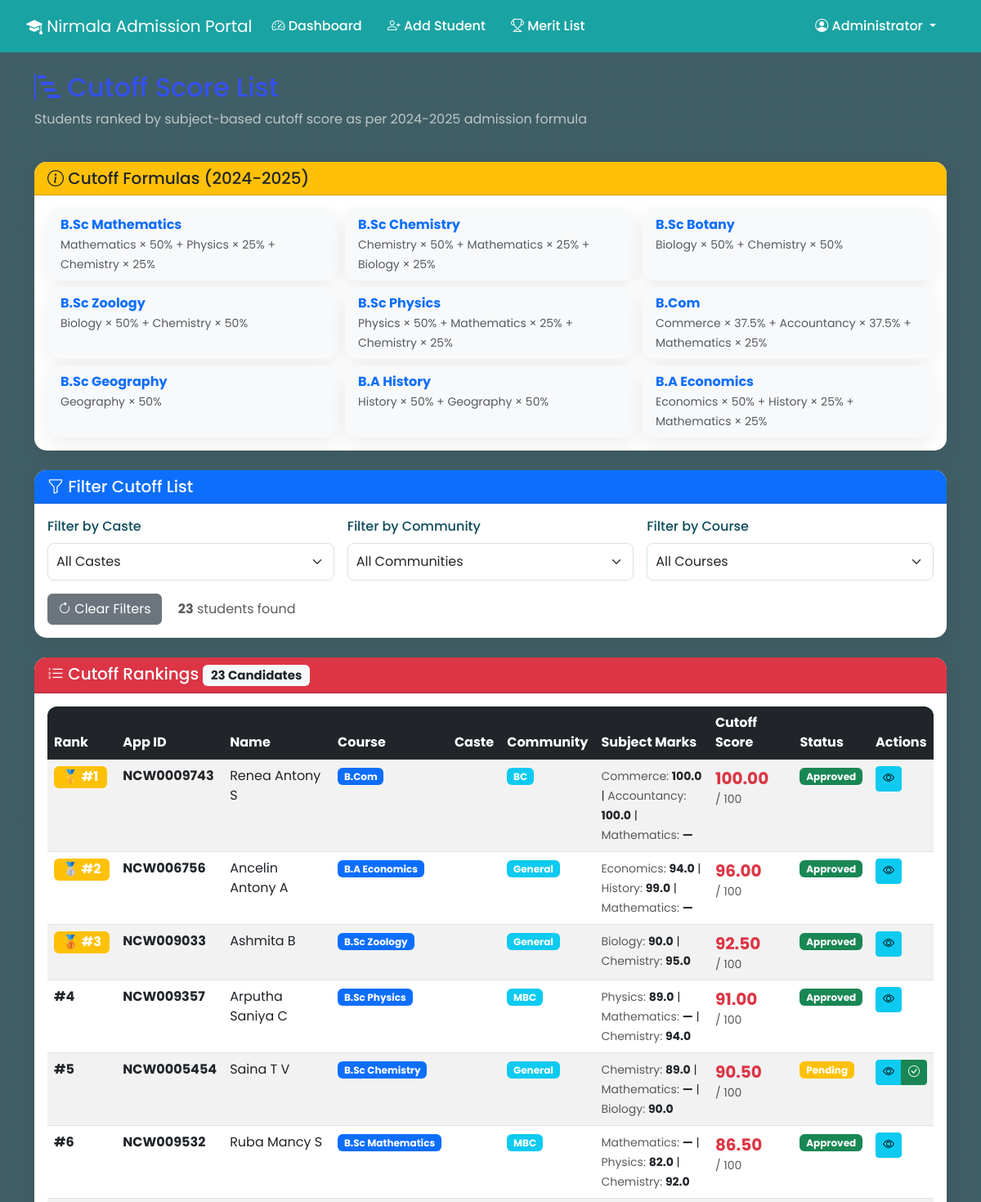
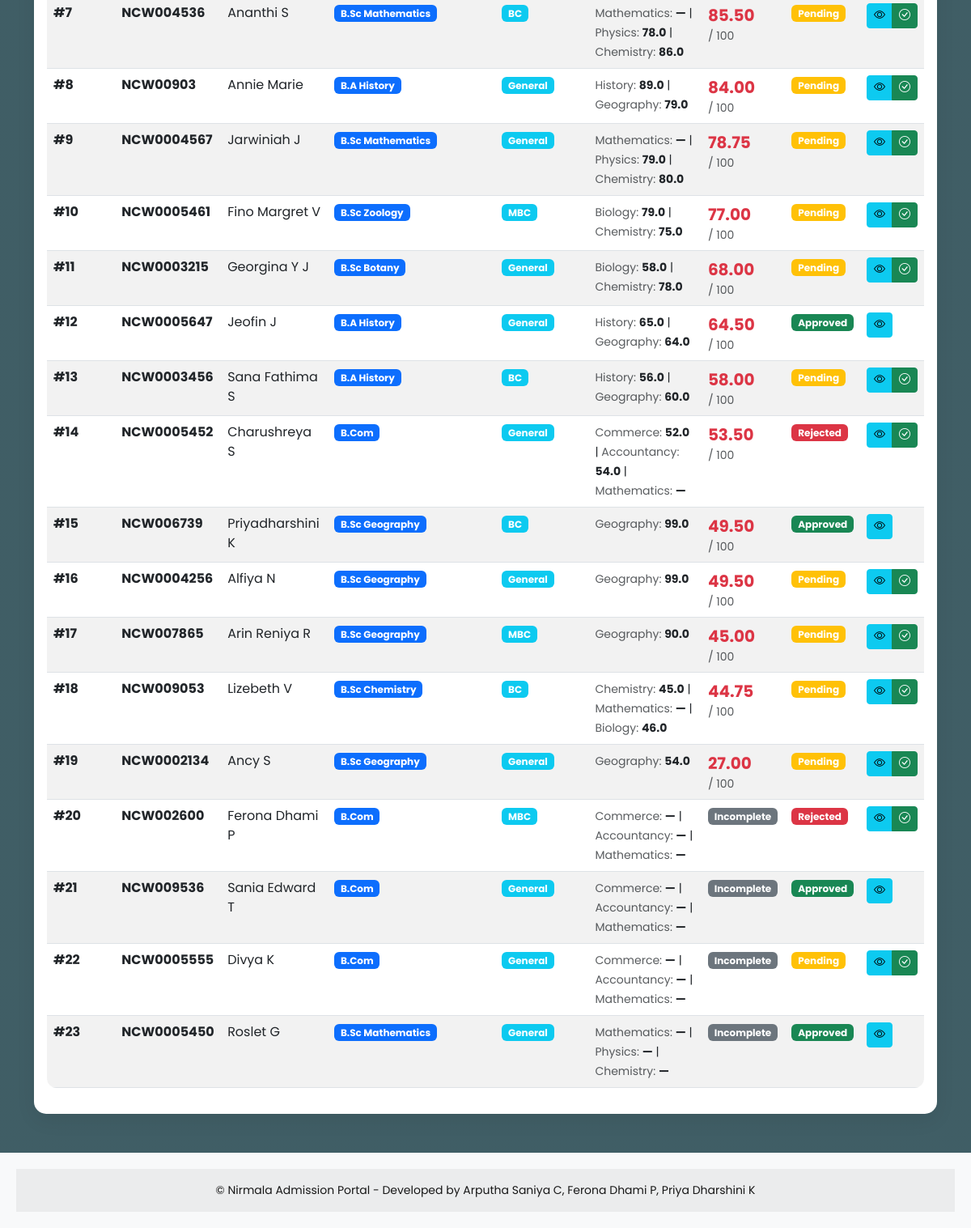
Screenshot of /cutoff_list (signed in) with the database file from the repository (2 pictures, top to bottom).
### app.py (models this page shows, shortened)
class Student(db.Model):
    id             = db.Column(db.Integer, primary_key=True)
    application_id = db.Column(db.String(20), unique=True, nullable=False)
    name           = db.Column(db.String(100), nullable=False)
    email          = db.Column(db.String(100), nullable=False)
    phone          = db.Column(db.String(15),  nullable=False)
    dob            = db.Column(db.String(10),  nullable=False)
    gender         = db.Column(db.String(10),  nullable=False)
    twelfth_marks = db.Column(db.Float, nullable=False)
    maths_marks       = db.Column(db.Float, nullable=True)
    physics_marks     = db.Column(db.Float, nullable=True)
    chemistry_marks   = db.Column(db.Float, nullable=True)
    biology_marks     = db.Column(db.Float, nullable=True)
    commerce_marks    = db.Column(db.Float, nullable=True)
    accountancy_marks = db.Column(db.Float, nullable=True)
    history_marks     = db.Column(db.Float, nullable=True)
    geography_marks   = db.Column(db.Float, nullable=True)
    economics_marks   = db.Column(db.Float, nullable=True)
    religion  = db.Column(db.String(50), nullable=False)
    community = db.Column(db.String(50), nullable=False)
    course = db.Column(db.String(100), nullable=False)
    rc = db.Column(db.String(10))
    merit_score  = db.Column(db.Float, nullable=False)
    cutoff_score = db.Column(db.Float, nullable=True)
    admission_status = db.Column(db.String(20), default='Pending')
    created_at       = db.Column(db.DateTime,   default=db.func.current_timestamp())

### app.py (the view)
@app.route('/cutoff_list')
@login_required
def cutoff_list():
    religion_filter  = request.args.get('religion', '')
    community_filter = request.args.get('community', '')
    course_filter    = request.args.get('course', '')
    rc = request.args.get('rc', '')
    query = Student.query
    if religion_filter:
        query = query.filter_by(religion=religion_filter)
    if community_filter:
        query = query.filter_by(community=community_filter)
    if course_filter:
        query = query.filter_by(course=course_filter)
    if rc:
        query = query.filter(Student.rc == rc)
    students_list = query.order_by(Student.cutoff_score.desc()).all()
    for rank, s in enumerate(students_list, 1):
        s.rank = rank
    religions   = [r[0] for r in db.session.query(Student.religion).distinct().all()]
    communities = [c[0] for c in db.session.query(Student.community).distinct().all()]
    courses     = [c[0] for c in db.session.query(Student.course).distinct().all()]
    return render_template(
        'cutoff_list.html',
        students=students_list,
        religions=religions,
        communities=communities,
        courses=courses,
        cutoff_formulas=CUTOFF_FORMULAS,
        subject_labels=SUBJECT_LABELS,
        current_filters={
            'religion': religion_filter,
            'community': community_filter,
            'course': course_filter,
            "rc": rc
        }
    )

### app.py (called while the page is built)
def login_required(f):
    @wraps(f)
    def decorated_function(*args, **kwargs):
        if 'staff_id' not in session:
            flash('Please login to access this page.', 'warning')
            return redirect(url_for('login'))
        return f(*args, **kwargs)
    return decorated_function

### templates/cutoff_list.html (shortened to what this page needs)
{% extends "base.html" %}
{% block content %}
<div class="container mt-4 mb-5">
    <div class="row mb-4">
        <div class="col">
            <h2><i class="bi bi-bar-chart-steps"></i> Cutoff Score List</h2>
            <p class="text-muted">Students ranked by subject-based cutoff score as per 2024-2025 admission formula</p>
        </div>
    </div>
    <div class="card mb-4 border-warning">
        <div class="card-header bg-warning text-dark">
            <h5 class="mb-0"><i class="bi bi-info-circle"></i> Cutoff Formulas (2024-2025)</h5>
        </div>
        <div class="card-body">
            <div class="row g-2">
                {% for course, formula in cutoff_formulas.items() %}
                <div class="col-md-4">
                    <div class="card h-100 border-0 bg-light">
                        <div class="card-body py-2 px-3">
                            <strong class="text-primary">{{ course }}</strong><br>
                            <small class="text-muted">
                                {% for subject, weight in formula.items() %}
                                    {{ subject_labels.get(subject, subject) }} × {{ weight }}%{% if not loop.last %} + {% endif %}
                                {% endfor %}
                            </small>
                        </div>
                    </div>
                </div>
                {% endfor %}
            </div>
        </div>
    </div>
    <div class="card mb-4">
        <div class="card-header bg-primary text-white">
            <h5 class="mb-0"><i class="bi bi-funnel"></i> Filter Cutoff List</h5>
        </div>
        <div class="card-body">
            <form method="GET" action="{{ url_for('cutoff_list') }}">
                <div class="row g-3">
                    <div class="col-md-4">
                        <label class="form-label">Filter by Caste</label>
                        <select class="form-select" name="caste" onchange="this.form.submit()">
                            <option value="">All Castes</option>
                        </select>
                    </div>
                    <div class="col-md-4">
                        <label class="form-label">Filter by Community</label>
                        <select class="form-select" name="community" onchange="this.form.submit()">
                            <option value="">All Communities</option>
                        </select>
                    </div>
                    <div class="col-md-4">
                        <label class="form-label">Filter by Course</label>
                        <select class="form-select" name="course" onchange="this.form.submit()">
                            <option value="">All Courses</option>
                        </select>
                    </div>
                </div>
                <div class="mt-3">
                    <a href="{{ url_for('cutoff_list') }}" class="btn btn-secondary">
                        <i class="bi bi-arrow-clockwise"></i> Clear Filters
                    </a>
                    <span class="ms-3 text-muted"><strong>{{ students|length }}</strong> students found</span>
                </div>
            </form>
        </div>
    </div>
    <div class="card">
        <div class="card-header bg-danger text-white">
            <h5 class="mb-0">
                <i class="bi bi-list-ol"></i> Cutoff Rankings
                <span class="badge bg-light text-dark">{{ students|length }} Candidates</span>
            </h5>
        </div>
        <div class="card-body">
            {% if students %}
            <div class="table-responsive">
                <table class="table table-striped table-hover">
                    <thead class="table-dark">
                        <tr>
                            <th>Rank</th>
                            <th>App ID</th>
                            <th>Name</th>
                            <th>Course</th>
                            <th>Caste</th>
                            <th>Community</th>
                            <th>Subject Marks</th>
                            <th>Cutoff Score</th>
                            <th>Status</th>
                            <th>Actions</th>
                        </tr>
                    </thead>
                    <tbody>
                        {% for student in students %}
                        {% set formula = cutoff_formulas.get(student.course, {}) %}
                        <tr>
                            <td>
                                {% if student.rank <= 3 %}
                                    <span class="badge bg-warning fs-6">
                                        {% if student.rank == 1 %}🥇{% elif student.rank == 2 %}🥈{% else %}🥉{% endif %}
                                        #{{ student.rank }}
                                    </span>
                                {% else %}
                                    <strong>#{{ student.rank }}</strong>
                                {% endif %}
                            </td>
                            <td><strong>{{ student.application_id }}</strong></td>
                            <td>{{ student.name }}</td>
                            <td><span class="badge bg-primary">{{ student.course }}</span></td>
                            <td></td>
                            <td><span class="badge bg-info">{{ student.community }}</span></td>
                            <td>
                                {% if formula %}
                                <small>
                                    {% for subject, weight in formula.items() %}
                                        <span class="text-muted">{{ subject_labels.get(subject, subject) }}:</span>
                                        <strong>{{ subject_map.get(subject) or '—' }}</strong>
                                        {% if not loop.last %} | {% endif %}
                                    {% endfor %}
                                </small>
                                {% else %}
                                <span class="text-muted">—</span>
                                {% endif %}
                            </td>
                            <td>
                                {% if student.cutoff_score is not none %}
                                    <strong class="text-danger fs-5">{{ "%.2f"|format(student.cutoff_score) }}</strong>
                                    <small class="text-muted d-block">/ 100</small>
                                {% else %}
                                    <span class="badge bg-secondary">Incomplete</span>
                                {% endif %}
                            </td>
                            <td>
                                {% if student.admission_status == 'Approved' %}
                                    <span class="badge bg-success">Approved</span>
                                {% elif student.admission_status == 'Rejected' %}
                                    <span class="badge bg-danger">Rejected</span>
                                {% else %}
                                    <span class="badge bg-warning">Pending</span>
                                {% endif %}
                            </td>
                            <td>
                                <div class="btn-group btn-group-sm">
                                    <a href="{{ url_for('view_student', id=student.id) }}" class="btn btn-info" title="View">
                                        <i class="bi bi-eye"></i>
                                    </a>
                                    {% if student.admission_status != 'Approved' %}
                                    <a href="{{ url_for('update_admission_status', id=student.id, status='Approved') }}" class="btn btn-success" title="Approve">
                                        <i class="bi bi-check-circle"></i>
                                    </a>
                                    {% endif %}
                                </div>
                            </td>
                        </tr>
                        {% endfor %}
                    </tbody>
                </table>
            </div>
            {% endif %}
        </div>
    </div>
</div>
{% endblock %}

### static/css/style.css (style rules this page uses)
body { font-family: 'Poppins', sans-serif; background: linear-gradient(rgba(0,40,50,0.75), rgba(0,40,50,0.75)), url("https://i.ytimg.com/vi/rQDa7xuBbp0/maxresdefault.jpg"); background-size: cover; background-position: center; background-attachment: fixed; background-repeat: no-repeat; }
.container h2, .container h3, .container h4, .container h5:not(.card h5):not(.card-header h5):not(.modal h5), .container > .row > .col > h2, .container > .row > .col > p { color: rgb(52, 81, 241) !important; }
.container > .row > .col > p.text-muted { color: rgba(255, 255, 255, 0.65) !important; }
.card { border: none; border-radius: 15px; box-shadow: 0 8px 25px rgba(0,0,0,0.07); transition: 0.3s; }
.card-header { background: #e8f6f6; border-radius: 15px 15px 0 0 !important; font-weight: 600; color: #0c4b5a; font-size: 18px; }
.card h3, .card h4, .card h5, .card h6, .card p, .card label, .card span { color: inh }
.form-label { font-weight: 500; color: #0c4b5a; }
.form-control, .form-select { border-radius: 8px; padding: 10px; border: 1px solid #d7e2e9; }
.table { background: white; border-radius: 12px; overflow: hidden; }
.table thead { background: #1aa3a3; color: white; }
.card { animation: fadeIn 0.5s ease; }

### rows the page displays
Student: rank "1", application_id "NCW0009743", name "Renea Antony S", course "B.Com", community "BC", get "Commerce" "Accountancy" "Mathematics", commerce_marks "100.0" "100.0" "—", cutoff_score "100.00", admission_status "Approved"
Student: rank "2", application_id "NCW006756", name "Ancelin Antony A", course "B.A Economics", community "General", get "Economics" "History" "Mathematics", economics_marks "94.0" "99.0" "—", cutoff_score "96.00", admission_status "Approved"
Student: rank "3", application_id "NCW009033", name "Ashmita B", course "B.Sc Zoology", community "General", get "Biology" "Chemistry", biology_marks "90.0" "95.0", cutoff_score "92.50", admission_status "Approved"
Student: rank "4", application_id "NCW009357", name "Arputha Saniya C", course "B.Sc Physics", community "MBC", get "Physics" "Mathematics" "Chemistry", physics_marks "89.0" "—" "94.0", cutoff_score "91.00", admission_status "Approved"
Student: rank "5", application_id "NCW0005454", name "Saina T V", course "B.Sc Chemistry", community "General", get "Chemistry" "Mathematics" "Biology", chemistry_marks "89.0" "—" "90.0", cutoff_score "90.50", admission_status "Pending"
Student: rank "6", application_id "NCW009532", name "Ruba Mancy S", course "B.Sc Mathematics", community "MBC", get "Mathematics" "Physics" "Chemistry", subject_map "—" "82.0" "92.0", cutoff_score "86.50", admission_status "Approved"
Student: rank "7", application_id "NCW004536", name "Ananthi S", course "B.Sc Mathematics", community "BC", get "Mathematics" "Physics" "Chemistry", subject_map "—" "78.0" "86.0", cutoff_score "85.50", admission_status "Pending"
Student: rank "8", application_id "NCW00903", name "Annie Marie", course "B.A History", community "General", get "History" "Geography", history_marks "89.0" "79.0", cutoff_score "84.00", admission_status "Pending"
Student: rank "9", application_id "NCW0004567", name "Jarwiniah J", course "B.Sc Mathematics", community "General", get "Mathematics" "Physics" "Chemistry", subject_map "—" "79.0" "80.0", cutoff_score "78.75", admission_status "Pending"
Student: rank "10", application_id "NCW0005461", name "Fino Margret V", course "B.Sc Zoology", community "MBC", get "Biology" "Chemistry", biology_marks "79.0" "75.0", cutoff_score "77.00", admission_status "Pending"
Student: rank "11", application_id "NCW0003215", name "Georgina Y J", course "B.Sc Botany", community "General", get "Biology" "Chemistry", biology_marks "58.0" "78.0", cutoff_score "68.00", admission_status "Pending"
Student: rank "12", application_id "NCW0005647", name "Jeofin J", course "B.A History", community "General", get "History" "Geography", history_marks "65.0" "64.0", cutoff_score "64.50", admission_status "Approved"
Student: rank "13", application_id "NCW0003456", name "Sana Fathima S", course "B.A History", community "BC", get "History" "Geography", history_marks "56.0" "60.0", cutoff_score "58.00", admission_status "Pending"
Student: rank "14", application_id "NCW0005452", name "Charushreya S", course "B.Com", community "General", get "Commerce" "Accountancy" "Mathematics", commerce_marks "52.0" "54.0" "—", cutoff_score "53.50", admission_status "Rejected"
Student: rank "15", application_id "NCW006739", name "Priyadharshini K", course "B.Sc Geography", community "BC", get "Geography", geography_marks "99.0", cutoff_score "49.50", admission_status "Approved"
Student: rank "16", application_id "NCW0004256", name "Alfiya N", course "B.Sc Geography", community "General", get "Geography", geography_marks "99.0", cutoff_score "49.50", admission_status "Pending"
Student: rank "17", application_id "NCW007865", name "Arin Reniya R", course "B.Sc Geography", community "MBC", get "Geography", geography_marks "90.0", cutoff_score "45.00", admission_status "Pending"
Student: rank "18", application_id "NCW009053", name "Lizebeth V", course "B.Sc Chemistry", community "BC", get "Chemistry" "Mathematics" "Biology", chemistry_marks "45.0" "—" "46.0", cutoff_score "44.75", admission_status "Pending"
Student: rank "19", application_id "NCW0002134", name "Ancy S", course "B.Sc Geography", community "General", get "Geography", geography_marks "54.0", cutoff_score "27.00", admission_status "Pending"
Student: rank "20", application_id "NCW002600", name "Ferona Dhami P", course "B.Com", community "MBC", get "Commerce" "Accountancy" "Mathematics", subject_map "—" "—" "—", shows "Incomplete", admission_status "Rejected"
Student: rank "21", application_id "NCW009536", name "Sania Edward T", course "B.Com", community "General", get "Commerce" "Accountancy" "Mathematics", subject_map "—" "—" "—", shows "Incomplete", admission_status "Approved"
Student: rank "22", application_id "NCW0005555", name "Divya K", course "B.Com", community "General", get "Commerce" "Accountancy" "Mathematics", subject_map "—" "—" "—", shows "Incomplete", admission_status "Pending"
Student: rank "23", application_id "NCW0005450", name "Roslet G", course "B.Sc Mathematics", community "General", get "Mathematics" "Physics" "Chemistry", subject_map "—" "—" "—", shows "Incomplete", admission_status "Approved"

### other values shown
{{ session.get('staff_name') }} "Administrator"
{{ course }} "B.Sc Mathematics" "B.Sc Chemistry" "B.Sc Botany" "B.Sc Zoology" "B.Sc Physics" "B.Com" "B.Sc Geography" "B.A History" "B.A Economics"
{{ subject_labels.get(subject, subject) }} "Mathematics" "Physics" "Chemistry" "Chemistry" "Mathematics" "Biology" "Biology" "Chemistry" "Biology" "Chemistry" "Physics" "Mathematics" "Chemistry" "Commerce" "Accountancy" "Mathematics" "Geography" "History" "Geography" "Economics" "History" "Mathematics"
{{ weight }} "50" "25" "25" "50" "25" "25" "50" "50" "50" "50" "50" "25" "25" "37.5" "37.5" "25" "50" "50" "50" "50" "25" "25"
{{ students|length }} "23"
